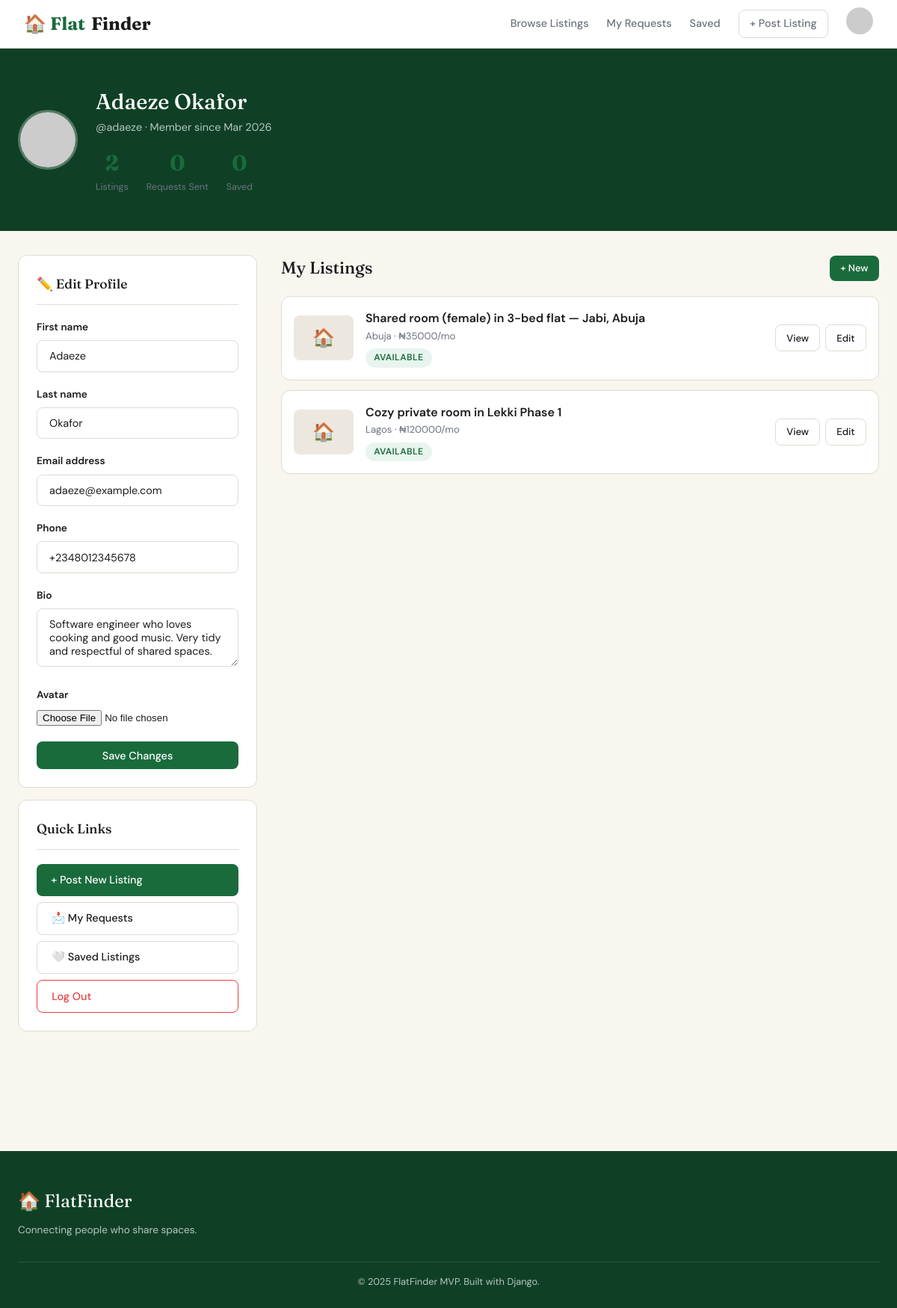
The app's page /accounts/profile/ (signed in) with its own data.
### accounts/models.py (models this page shows, shortened)
class User(AbstractUser):
    bio = models.TextField(blank=True, null=True)
    phone = models.CharField(max_length=20, blank=True, null=True)
    avatar = models.ImageField(upload_to='avatars/', blank=True, null=True)
    is_verified = models.BooleanField(default=False)
    created_at = models.DateTimeField(auto_now_add=True)
    def get_avatar_url(self):
        if self.avatar:
            return self.avatar.url
        initials = (self.first_name[0] if self.first_name else self.username[0]).upper()
        return f"https://ui-avatars.com/api/?name={self.get_full_name() or self.username}&background=2d6a4f&color=fff&size=128"

### listings/models.py (models this page shows, shortened)
class Listing(models.Model):
    ROOM_TYPE_CHOICES = [
        ('private', 'Private Room'),
        ('shared', 'Shared Room'),
        ('entire', 'Entire Apartment'),
        ('studio', 'Studio'),
    ]
    GENDER_PREFERENCE_CHOICES = [
        ('any', 'Any Gender'),
        ('male', 'Male Only'),
        ('female', 'Female Only'),
    ]
    FURNISHED_CHOICES = [
        ('furnished', 'Fully Furnished'),
        ('semi', 'Semi Furnished'),
        ('unfurnished', 'Unfurnished'),
    ]
    STATUS_CHOICES = [
        ('available', 'Available'),
        ('taken', 'Taken'),
        ('pending', 'Pending'),
    ]
    host = models.ForeignKey(settings.AUTH_USER_MODEL, on_delete=models.CASCADE, related_name='listings')
    title = models.CharField(max_length=200)
    description = models.TextField()
    address = models.CharField(max_length=300)
    city = models.CharField(max_length=100)
    state = models.CharField(max_length=100)
    room_type = models.CharField(max_length=20, choices=ROOM_TYPE_CHOICES, default='private')
    total_rooms = models.PositiveIntegerField(default=1)
    available_rooms = models.PositiveIntegerField(default=1)
    current_flatmates = models.PositiveIntegerField(default=0)
    max_flatmates = models.PositiveIntegerField(default=2)
    monthly_rent = models.DecimalField(max_digits=10, decimal_places=2)
    utilities_included = models.BooleanField(default=False)
    security_deposit = models.DecimalField(max_digits=10, decimal_places=2, null=True, blank=True)
    furnished = models.CharField(max_length=20, choices=FURNISHED_CHOICES, default='furnished')
    gender_preference = models.CharField(max_length=10, choices=GENDER_PREFERENCE_CHOICES, default='any')
    pets_allowed = models.BooleanField(default=False)
    smoking_allowed = models.BooleanField(default=False)
    has_wifi = models.BooleanField(default=True)
    has_parking = models.BooleanField(default=False)
    has_gym = models.BooleanField(default=False)
    has_pool = models.BooleanField(default=False)
    has_laundry = models.BooleanField(default=False)
    has_ac = models.BooleanField(default=True)
    has_security = models.BooleanField(default=False)
    status = models.CharField(max_length=20, choices=STATUS_CHOICES, default='available')
    available_from = models.DateField()
    created_at = models.DateTimeField(auto_now_add=True)
    updated_at = models.DateTimeField(auto_now=True)
    views_count = models.PositiveIntegerField(default=0)
    class Meta:
        ordering = ['-created_at']
    def get_absolute_url(self):
        return reverse('listings:detail', kwargs={'pk': self.pk})

### accounts/views.py (the view)
# urls.py: path('profile/', views.profile_view, name='profile'),
@login_required
def profile_view(request):
    if request.method == 'POST':
        form = ProfileUpdateForm(request.POST, request.FILES, instance=request.user)
        if form.is_valid():
            form.save()
            messages.success(request, 'Profile updated successfully!')
            return redirect('accounts:profile')
    else:
        form = ProfileUpdateForm(instance=request.user)
    user_listings = request.user.listings.all().order_by('-created_at')
    return render(request, 'accounts/profile.html', {'form': form, 'user_listings': user_listings})

### accounts/forms.py
class ProfileUpdateForm(forms.ModelForm):
    class Meta:
        model = User
        fields = ['first_name', 'last_name', 'email', 'phone', 'bio', 'avatar']
        widgets = {
            'bio': forms.Textarea(attrs={'rows': 3}),
        }

### templates/accounts/profile.html (shortened to what this page needs)
{% extends 'base.html' %}
{% block content %}
<div class="profile-header">
  <div class="container">
    <div style="display:flex; align-items:center; gap:1.5rem; flex-wrap:wrap;">
      <img src="{{ user.get_avatar_url }}" class="profile-avatar" alt="{{ user.username }}">
      <div>
        <div class="profile-name">{{ user.get_full_name|default:user.username }}</div>
        <div style="opacity:0.7; font-size:0.9rem;">@{{ user.username }} · Member since {{ user.created_at|date:"M Y" }}</div>
        <div style="margin-top:0.8rem;" class="stat-row">
          <div class="stat-item"><div class="stat-num">{{ user_listings.count }}</div><div class="stat-label">Listings</div></div>
          <div class="stat-item"><div class="stat-num">{{ user.sent_requests.count }}</div><div class="stat-label">Requests Sent</div></div>
          <div class="stat-item"><div class="stat-num">{{ user.saved_listings.count }}</div><div class="stat-label">Saved</div></div>
        </div>
      </div>
    </div>
  </div>
</div>
<div class="container">
  <div class="profile-layout">
    <div>
      <div class="card-section">
        <div class="card-section-title">✏️ Edit Profile</div>
        <form method="post" enctype="multipart/form-data">
          {% for field in form %}
          <div class="form-group">
            <label class="form-label">{{ field.label }}</label>
            {{ field }}
          </div>
          {% endfor %}
          <button type="submit" class="btn btn-primary" style="width:100%; justify-content:center;">Save Changes</button>
        </form>
      </div>
      <div class="card-section">
        <div class="card-section-title">Quick Links</div>
        <div style="display:flex; flex-direction:column; gap:0.5rem;">
          <a href="{% url 'listings:create' %}" class="btn btn-primary">+ Post New Listing</a>
          <a href="{% url 'listings:requests' %}" class="btn btn-outline">📩 My Requests</a>
          <a href="{% url 'listings:saved' %}" class="btn btn-outline">🤍 Saved Listings</a>
          <a href="{% url 'accounts:logout' %}" class="btn btn-outline" style="color:var(--danger); border-color:var(--danger);">Log Out</a>
        </div>
      </div>
    </div>
    <div>
      <div style="display:flex; justify-content:space-between; align-items:center; margin-bottom:1.2rem;">
        <h2 style="font-family:'Fraunces',serif; font-size:1.4rem; font-weight:500;">My Listings</h2>
        <a href="{% url 'listings:create' %}" class="btn btn-primary btn-sm">+ New</a>
      </div>
      {% if user_listings %}
        {% for listing in user_listings %}
        <div class="card" style="display:flex; gap:1rem; padding:1rem; margin-bottom:0.8rem; align-items:center;">
          <div style="width:80px; height:60px; border-radius:8px; overflow:hidden; background:var(--sand); flex-shrink:0;">
            {% if listing.images.first %}
              <img src="{{ listing.images.first.image.url }}" style="width:100%;height:100%;object-fit:cover;">
            {% else %}
              <div style="width:100%;height:100%;display:flex;align-items:center;justify-content:center;font-size:1.5rem;">🏠</div>
            {% endif %}
          </div>
          <div style="flex:1; min-width:0;">
            <div style="font-weight:600; white-space:nowrap; overflow:hidden; text-overflow:ellipsis;">{{ listing.title }}</div>
            <div style="font-size:0.82rem; color:var(--muted);">{{ listing.city }} · ₦{{ listing.monthly_rent|floatformat:0 }}/mo</div>
            <div style="margin-top:0.3rem;">
              <span class="badge {% if listing.status == 'available' %}badge-green{% elif listing.status == 'taken' %}badge-red{% else %}badge-orange{% endif %}">
                {{ listing.get_status_display }}
              </span>
            </div>
          </div>
          <div style="display:flex; gap:0.4rem; flex-shrink:0;">
            <a href="{{ listing.get_absolute_url }}" class="btn btn-outline btn-sm">View</a>
            <a href="{% url 'listings:edit' listing.pk %}" class="btn btn-outline btn-sm">Edit</a>
          </div>
        </div>
        {% endfor %}
      {% endif %}
    </div>
  </div>
</div>
{% endblock %}

### templates/base.html (shortened to what this page needs)
<!DOCTYPE html>
<html lang="en">
<head>
</head>
<body>
  <nav>
    <div class="nav-inner">
      <a href="{% url 'listings:home' %}" class="nav-brand">🏠 Flat<span>Finder</span></a>
      <div class="nav-links">
        <a href="{% url 'listings:list' %}" class="hide-mobile">Browse Listings</a>
        {% if user.is_authenticated %}
          <a href="{% url 'listings:requests' %}" class="hide-mobile">My Requests</a>
          <a href="{% url 'listings:saved' %}" class="hide-mobile">Saved</a>
          <a href="{% url 'listings:create' %}" class="btn btn-outline btn-sm">+ Post Listing</a>
          <a href="{% url 'accounts:profile' %}">
            <img src="{{ user.get_avatar_url }}" class="avatar" alt="{{ user.username }}">
          </a>
        {% else %}
          <a href="{% url 'accounts:login' %}" class="hide-mobile">Log in</a>
          <a href="{% url 'accounts:register' %}" class="btn btn-primary btn-sm">Sign up</a>
        {% endif %}
      </div>
    </div>
  </nav>
  <main>
    {% block content %}{% endblock %}
  </main>
  <footer>
    <div class="footer-inner">
      <div class="footer-brand">🏠 FlatFinder</div>
      <div class="footer-tagline">Connecting people who share spaces.</div>
      <div class="footer-bottom">© 2025 FlatFinder MVP. Built with Django.</div>
    </div>
  </footer>
</body>
</html>

### templates/base.html (style rules this page uses)
*, *::before, *::after { box-sizing: border-box; margin: 0; padding: 0; }
:root { --green: #1a6b3c; --green-light: #2d8a54; --green-pale: #e8f5ee; --green-dark: #0f4025; --cream: #f9f6f0; --sand: #ede8df; --text: #1c1c1c; --muted: #6b7280; --border: #e0dbd3; --white: #ffffff; --danger: #e53e3e; --warning: #d97706; --radius: 12px; --shadow: 0 2px 12px rgba(0,0,0,0.08); --shadow-lg: 0 8px 40px rgba(0,0,0,0.12); }
html { scroll-behavior: smooth; }
body { font-family: 'DM Sans', sans-serif; background: var(--cream); color: var(--text); line-height: 1.6; min-height: 100vh; }
h1, h2, h3, .brand { font-family: 'Fraunces', serif; }
a { color: inherit; text-decoration: none; }
nav { background: var(--white); border-bottom: 1px solid var(--border); position: sticky; top: 0; z-index: 100; padding: 0 2rem; }
.nav-inner { max-width: 1200px; margin: 0 auto; display: flex; align-items: center; justify-content: space-between; height: 64px; }
.nav-brand { font-family: 'Fraunces', serif; font-size: 1.5rem; font-weight: 700; color: var(--green); display: flex; align-items: center; gap: 0.5rem; }
.nav-brand span { color: var(--text); }
.nav-links { display: flex; align-items: center; gap: 1.5rem; }
.nav-links a { font-size: 0.9rem; font-weight: 500; color: var(--muted); transition: color 0.2s; }
.btn { display: inline-flex; align-items: center; gap: 0.4rem; padding: 0.6rem 1.2rem; border-radius: 8px; font-size: 0.9rem; font-weight: 500; cursor: pointer; border: none; transition: all 0.2s; font-family: 'DM Sans', sans-serif; text-decoration: none; }
.btn-primary { background: var(--green); color: white; }
.btn-outline { background: transparent; border: 1.5px solid var(--border); color: var(--text); }
.btn-sm { padding: 0.4rem 0.9rem; font-size: 0.82rem; }
.container { max-width: 1200px; margin: 0 auto; padding: 0 1.5rem; }
.badge { display: inline-block; padding: 0.2rem 0.7rem; border-radius: 100px; font-size: 0.75rem; font-weight: 600; text-transform: uppercase; letter-spacing: 0.04em; }
.badge-green { background: var(--green-pale); color: var(--green); }
.card { background: var(--white); border-radius: var(--radius); border: 1px solid var(--border); overflow: hidden; }
.form-group { margin-bottom: 1.2rem; }
.form-label { display: block; font-size: 0.85rem; font-weight: 600; margin-bottom: 0.4rem; color: var(--text); }
.form-control { width: 100%; padding: 0.7rem 1rem; border: 1.5px solid var(--border); border-radius: 8px; font-size: 0.9rem; font-family: 'DM Sans', sans-serif; background: var(--white); color: var(--text); transition: border-color 0.2s; appearance: none; }
.form-control::placeholder { color: #aaa; }
textarea.form-control { resize: vertical; }
footer { background: var(--green-dark); color: rgba(255,255,255,0.7); padding: 3rem 0 1.5rem; margin-top: 5rem; }
.footer-inner { max-width: 1200px; margin: 0 auto; padding: 0 1.5rem; }
.footer-brand { font-family: 'Fraunces', serif; font-size: 1.5rem; color: white; margin-bottom: 0.5rem; }
.footer-tagline { font-size: 0.85rem; margin-bottom: 2rem; }
.footer-bottom { border-top: 1px solid rgba(255,255,255,0.1); margin-top: 2rem; padding-top: 1rem; font-size: 0.8rem; text-align: center; }
.avatar { width: 36px; height: 36px; border-radius: 50%; object-fit: cover; }

### templates/accounts/profile.html (style rules this page uses)
.profile-header { background: var(--green-dark); color: white; padding: 3rem 0; }
.profile-avatar { width: 80px; height: 80px; border-radius: 50%; object-fit: cover; border: 3px solid rgba(255,255,255,0.3); }
.profile-name { font-family: 'Fraunces', serif; font-size: 1.8rem; font-weight: 500; }
.profile-layout { display: grid; grid-template-columns: 320px 1fr; gap: 2rem; padding: 2rem 0 4rem; }
.card-section { background: white; border-radius: var(--radius); border: 1px solid var(--border); padding: 1.5rem; margin-bottom: 1rem; }
.card-section-title { font-family: 'Fraunces', serif; font-size: 1.1rem; font-weight: 500; margin-bottom: 1.2rem; padding-bottom: 0.8rem; border-bottom: 1px solid var(--border); }
.stat-row { display: flex; gap: 1.5rem; flex-wrap: wrap; }
.stat-item { text-align: center; }
.stat-num { font-family: 'Fraunces', serif; font-size: 1.8rem; font-weight: 700; color: var(--green); }
.stat-label { font-size: 0.78rem; color: var(--muted); }

### records on screen
User: get_full_name "Adaeze Okafor", username "adaeze", created_at "Mar 2026", sent_requests.count "0", saved_listings.count "0", form "Adaeze" "Okafor" "adaeze@example.com" "+2348012345678" "Software engineer who loves cooking and good music. Very tidy and respectful of shared spaces."
Listing: title "Shared room (female) in 3-bed flat — Jabi, Abuja", city "Abuja", monthly_rent "35000", status "AVAILABLE"
Listing: title "Cozy private room in Lekki Phase 1", city "Lagos", monthly_rent "120000", status "AVAILABLE"

### other values on screen
{{ user_listings.count }} "2"
{{ field.label }} "First name" "Last name" "Email address" "Phone" "Bio" "Avatar"
